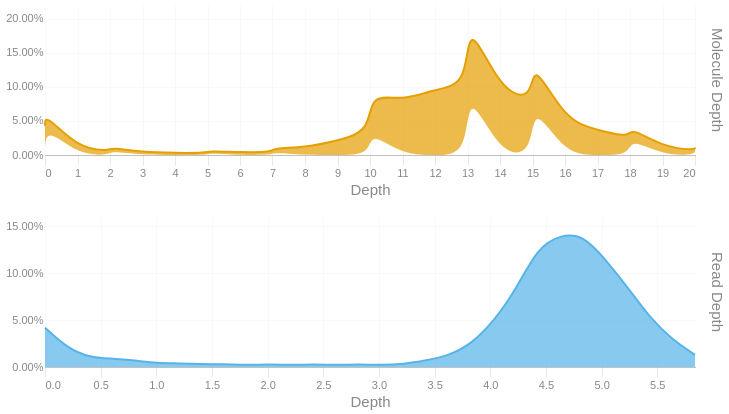

The code cell stored with this chart in its notebook:
### Code cell
readdep = depth_hist(tb['Read Depth'], q99, 3)
readdep['Metric'] = 'Read Depth'
if not SKIPLR:
    moldep = depth_hist(tb['Molecule Depth'], mol_q99, 0)
    moldep['Metric'] = 'Molecule Depth'
    _hist = pd.concat([readdep, moldep])
    _hist= _hist[_hist['Proportion'] != 0]
    with SafeRender(_hist):
        (
            alt.Chart(_hist)        
            .mark_area(interpolate = "basis")
            .encode(
                x=alt.X('Bin:Q').scale(domainMin=0).axis(alt.Axis(title='Depth')),
                y = alt.Y('Proportion:Q', title = None).axis(format = '.2%'),
                color = alt.Color('Metric:N').legend(None),
                row = alt.Row("Metric:N").header(title = None, labelOrient = 'right'),
                tooltip = [
                    alt.Tooltip("Metric:N", title = "Metric"),
                    alt.Tooltip('Interval:N', title = "Depth Interval"),
                    alt.Tooltip('Proportion:Q', title = "% Alignments").format('.2%')
                ]
            )
            .resolve_scale(x='independent', y='independent')
            .properties(
                height = 150, width = 650,
                usermeta={'embedOptions': {'downloadFileName': f'{samplename}.depth.hist'}}
            )
        ).display()
else:
    readdep= readdep[readdep['Proportion'] != 0]
    with SafeRender(readdep):
        (
            alt.Chart(readdep)        
            .mark_area(interpolate = "basis")
            .encode(
                x=alt.X('Bin:Q').scale(domainMin=0).axis(alt.Axis(title='Depth')),
                y = alt.Y('Proportion:Q', title = None).axis(format = '.2%'),
                tooltip = [
                    alt.Tooltip('Interval:N', title = "Depth Interval"),
                    alt.Tooltip('Proportion:Q', title = "% Alignments").format('.2%')
                ]
            )
            .properties(
                usermeta={'embedOptions': {'downloadFileName': f'{samplename}.depth.hist'}}
            )
        ).display()

### Figure 1 — Vega-Lite specification as saved in the notebook (floating-point values rounded to 4 significant figures)
{"width": 650, "height": 150, "config": {"title": {"anchor": "start", "dy": -15, "fontSize": 18, "color": "#888888", "subtitleColor": "#888888", "subtitleFontSize": 14}, "arc": {"fill": "#0072B2"}, "axis": {"domainColor": "#888888", "domainWidth": 0.5, "gridWidth": 0.2, "grid": false, "titleFontWeight": 400, "titleFontSize": 15, "labelFontSize": 11, "labelColor": "#888888", "tickColor": "#888888", "tickWidth": 0.2, "titleColor": "#888888"}, "axisBand": {"grid": false}, "axisX": {"grid": true, "tickSize": 10, "domainCap": "round"}, "axisY": {"domain": false, "grid": true, "tickSize": 0, "domainCap": "round"}, "background": "transparent", "header": {"labelFontSize": 15, "labelColor": "#888888", "titleFontSize": 15, "titleFontWeight": 600, "titleColor": "#888888"}, "legend": {"labelFont": "sans-serif", "labelFontSize": 12, "labelColor": "#888888", "symbolSize": 100, "symbolType": "circle", "titleFontSize": 12, "titlePadding": 10, "titleColor": "#888888", "title": null}, "range": {"category": ["#E69F00", "#56B4E9", "#009E73", "#F0E442", "#0072B2", "#D55E00", "#CC79A7", "#000000"], "diverging": ["#cfe8f3", "#a2d4ec", "#73bfe2", "#46abdb", "#1696d2", "#12719e"]}, "area": {"fill": "#0072B2", "fillOpacity": 0.7, "line": true, "strokeOpacity": 0.7}, "line": {"color": "#0072B2", "stroke": "#0072B2", "strokeWidth": 2}, "trail": {"color": "#0072B2", "stroke": "#0072B2", "strokeWidth": 0, "size": 1}, "point": {"filled": true}, "text": {"color": "#888888", "fontSize": 11, "align": "right", "fontWeight": 400, "size": 11}, "bar": {"fill": "#0072B2", "stroke": null}, "view": {"stroke": null, "continuousWidth": 660, "continuousHeight": 400}}, "data": {"name": "data-4a13d751b47823298e8aa4703ca02fb7"}, "mark": {"type": "area", "interpolate": "basis"}, "encoding": {"color": {"field": "Metric", "legend": null, "type": "nominal"}, "row": {"field": "Metric", "header": {"title": null, "labelOrient": "right"}, "type": "nominal"}, "tooltip": [{"field": "Metric", "title": "Metric", "type": "nominal"}, {"field": "Interval", "title": "Depth Interval", "type": "nominal"}, {"field": "Proportion", "format": ".2%", "title": "% Alignments", "type": "quantitative"}], "x": {"axis": {"title": "Depth"}, "field": "Bin", "scale": {"domainMin": 0}, "type": "quantitative"}, "y": {"axis": {"format": ".2%"}, "field": "Proportion", "title": null, "type": "quantitative"}}, "resolve": {"scale": {"x": "independent", "y": "independent"}}, "usermeta": {"embedOptions": {"downloadFileName": "09-23-VD-bead10-DNA3-MEB5-10486428-23H72MLT3-L3_trimmed.depth.hist"}}, "$schema": "https://vega.github.io/schema/vega-lite/v6.4.1.json", "datasets": {"data-4a13d751b47823298e8aa4703ca02fb7": [{"Bin": 0.0, "Interval": "0.0-0.201", "Proportion": 0.042, "Metric": "Read Depth"}, {"Bin": 0.201, "Interval": "0.201-0.403", "Proportion": 0.02, "Metric": "Read Depth"}, {"Bin": 0.403, "Interval": "0.403-0.604", "Proportion": 0.01, "Metric": "Read Depth"}, {"Bin": 0.604, "Interval": "0.604-0.805", "Proportion": 0.009, "Metric": "Read Depth"}, {"Bin": 0.805, "Interval": "0.805-1.007", "Proportion": 0.007, "Metric": "Read Depth"}, {"Bin": 1.007, "Interval": "1.007-1.208", "Proportion": 0.004, "Metric": "Read Depth"}, {"Bin": 1.208, "Interval": "1.208-1.409", "Proportion": 0.004, "Metric": "Read Depth"}, {"Bin": 1.409, "Interval": "1.409-1.611", "Proportion": 0.003, "Metric": "Read Depth"}, {"Bin": 1.611, "Interval": "1.611-1.812", "Proportion": 0.003, "Metric": "Read Depth"}, {"Bin": 1.812, "Interval": "1.812-2.013", "Proportion": 0.002, "Metric": "Read Depth"}, {"Bin": 2.013, "Interval": "2.013-2.215", "Proportion": 0.003, "Metric": "Read Depth"}, {"Bin": 2.215, "Interval": "2.215-2.416", "Proportion": 0.002, "Metric": "Read Depth"}, {"Bin": 2.416, "Interval": "2.416-2.617", "Proportion": 0.003, "Metric": "Read Depth"}, {"Bin": 2.617, "Interval": "2.617-2.819", "Proportion": 0.002, "Metric": "Read Depth"}, {"Bin": 2.819, "Interval": "2.819-3.02", "Proportion": 0.003, "Metric": "Read Depth"}, {"Bin": 3.02, "Interval": "3.02-3.221", "Proportion": 0.002, "Metric": "Read Depth"}, {"Bin": 3.221, "Interval": "3.221-3.423", "Proportion": 0.003, "Metric": "Read Depth"}, {"Bin": 3.423, "Interval": "3.423-3.624", "Proportion": 0.007, "Metric": "Read Depth"}, {"Bin": 3.624, "Interval": "3.624-3.825", "Proportion": 0.012, "Metric": "Read Depth"}, {"Bin": 3.825, "Interval": "3.825-4.027", "Proportion": 0.024, "Metric": "Read Depth"}, {"Bin": 4.027, "Interval": "4.027-4.228", "Proportion": 0.048, "Metric": "Read Depth"}, {"Bin": 4.228, "Interval": "4.228-4.429", "Proportion": 0.082, "Metric": "Read Depth"}, {"Bin": 4.429, "Interval": "4.429-4.631", "Proportion": 0.128, "Metric": "Read Depth"}, {"Bin": 4.631, "Interval": "4.631-4.832", "Proportion": 0.141, "Metric": "Read Depth"}, {"Bin": 4.832, "Interval": "4.832-5.033", "Proportion": 0.141, "Metric": "Read Depth"}, {"Bin": 5.033, "Interval": "5.033-5.235", "Proportion": 0.115, "Metric": "Read Depth"}, {"Bin": 5.235, "Interval": "5.235-5.436", "Proportion": 0.085, "Metric": "Read Depth"}, {"Bin": 5.436, "Interval": "5.436-5.637", "Proportion": 0.052, "Metric": "Read Depth"}, {"Bin": 5.637, "Interval": "5.637-5.839", "Proportion": 0.029, "Metric": "Read Depth"}, {"Bin": 5.839, "Interval": "5.839-6.04", "Proportion": 0.013, "Metric": "Read Depth"}, {"Bin": 0.0, "Interval": "0-0", "Proportion": 0.043, "Metric": "Molecule Depth"}, {"Bin": 0.0, "Interval": "0-1", "Proportion": 0.018, "Metric": "Molecule Depth"}, {"Bin": 1.0, "Interval": "1-2", "Proportion": 0.01, "Metric": "Molecule Depth"}, {"Bin": 2.0, "Interval": "2-2", "Proportion": 0.006, "Metric": "Molecule Depth"}, {"Bin": 2.0, "Interval": "2-3", "Proportion": 0.005, "Metric": "Molecule Depth"}, {"Bin": 3.0, "Interval": "3-4", "Proportion": 0.004, "Metric": "Molecule Depth"}, {"Bin": 4.0, "Interval": "4-5", "Proportion": 0.003, "Metric": "Molecule Depth"}, {"Bin": 5.0, "Interval": "5-5", "Proportion": 0.003, "Metric": "Molecule Depth"}, {"Bin": 5.0, "Interval": "5-6", "Proportion": 0.003, "Metric": "Molecule Depth"}, {"Bin": 6.0, "Interval": "6-7", "Proportion": 0.004, "Metric": "Molecule Depth"}, {"Bin": 7.0, "Interval": "7-7", "Proportion": 0.004, "Metric": "Molecule Depth"}, {"Bin": 7.0, "Interval": "7-8", "Proportion": 0.006, "Metric": "Molecule Depth"}, {"Bin": 8.0, "Interval": "8-9", "Proportion": 0.011, "Metric": "Molecule Depth"}, {"Bin": 9.0, "Interval": "9-10", "Proportion": 0.021, "Metric": "Molecule Depth"}, {"Bin": 10.0, "Interval": "10-10", "Proportion": 0.035, "Metric": "Molecule Depth"}, {"Bin": 10.0, "Interval": "10-11", "Proportion": 0.056, "Metric": "Molecule Depth"}, {"Bin": 11.0, "Interval": "11-12", "Proportion": 0.079, "Metric": "Molecule Depth"}, {"Bin": 12.0, "Interval": "12-13", "Proportion": 0.097, "Metric": "Molecule Depth"}, {"Bin": 13.0, "Interval": "13-13", "Proportion": 0.102, "Metric": "Molecule Depth"}, {"Bin": 13.0, "Interval": "13-14", "Proportion": 0.102, "Metric": "Molecule Depth"}, {"Bin": 14.0, "Interval": "14-15", "Proportion": 0.094, "Metric": "Molecule Depth"}, {"Bin": 15.0, "Interval": "15-15", "Proportion": 0.079, "Metric": "Molecule Depth"}, {"Bin": 15.0, "Interval": "15-16", "Proportion": 0.063, "Metric": "Molecule Depth"}, {"Bin": 16.0, "Interval": "16-17", "Proportion": 0.05, "Metric": "Molecule Depth"}, {"Bin": 17.0, "Interval": "17-18", "Proportion": 0.037, "Metric": "Molecule Depth"}, {"Bin": 18.0, "Interval": "18-18", "Proportion": 0.025, "Metric": "Molecule Depth"}, {"Bin": 18.0, "Interval": "18-19", "Proportion": 0.016, "Metric": "Molecule Depth"}, {"Bin": 19.0, "Interval": "19-20", "Proportion": 0.012, "Metric": "Molecule Depth"}, {"Bin": 20.0, "Interval": "20-20", "Proportion": 0.007, "Metric": "Molecule Depth"}, {"Bin": 20.0, "Interval": "20-21.72", "Proportion": 0.004, "Metric": "Molecule Depth"}]}}
